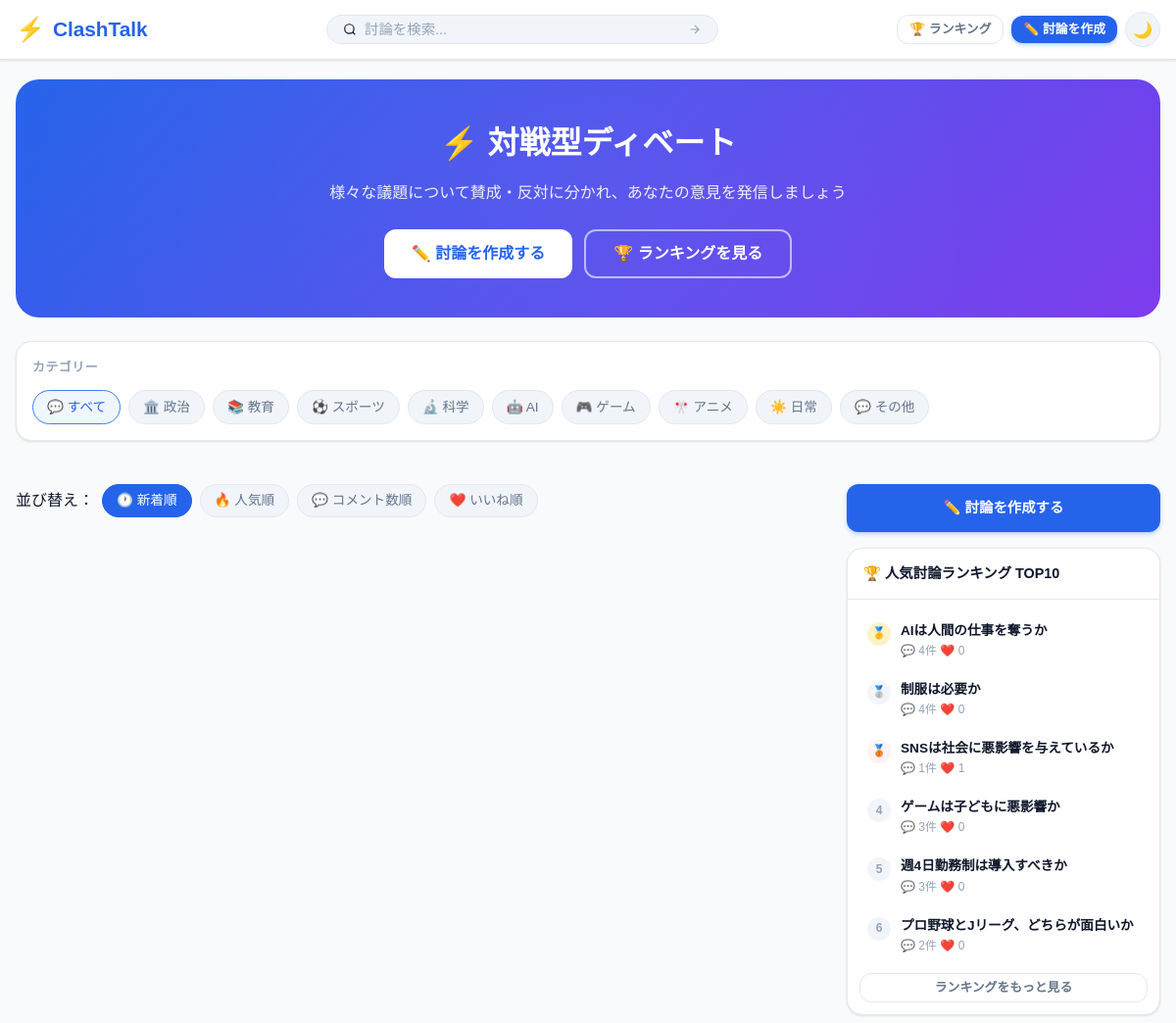
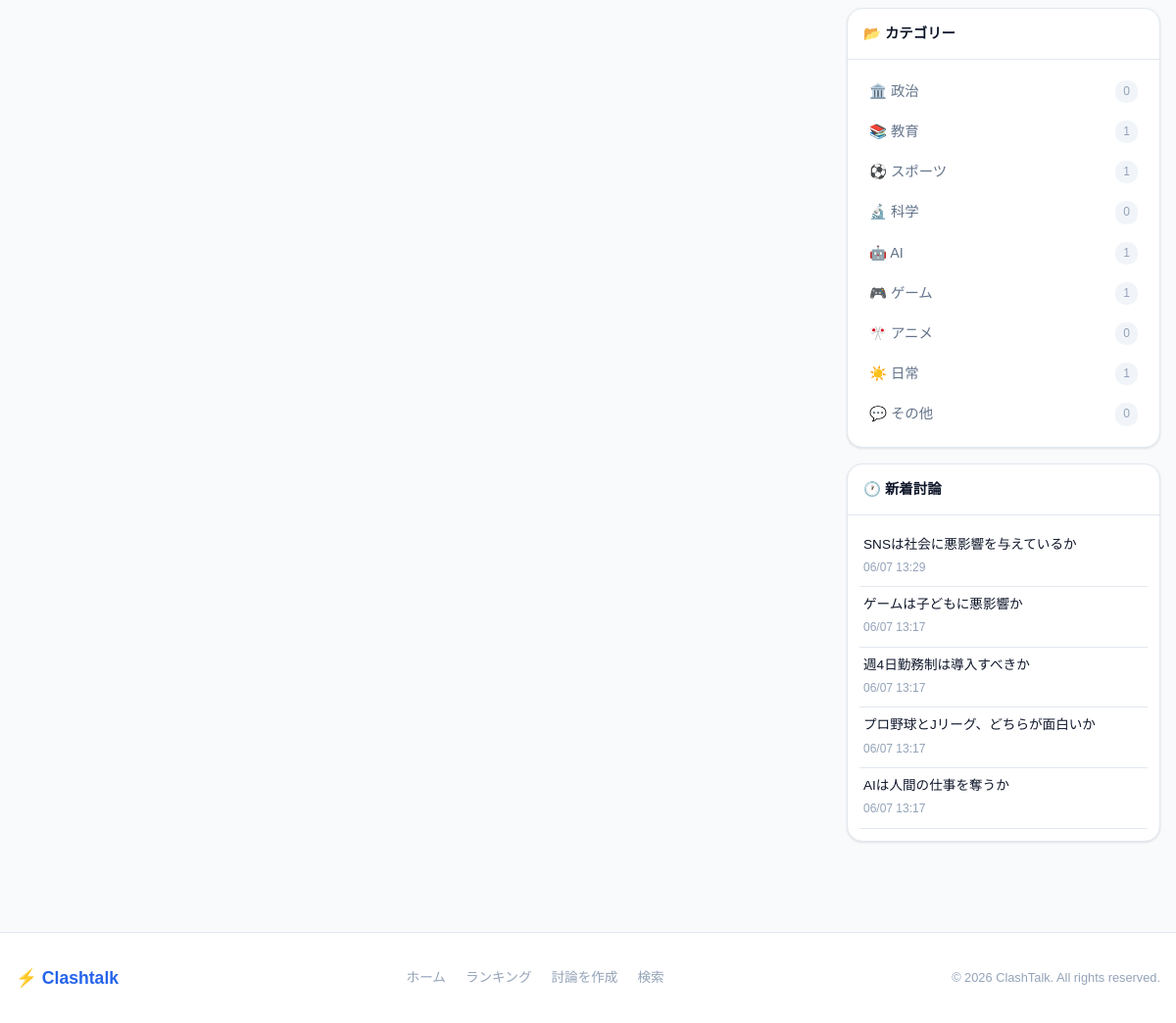
The page / on the database its author committed (2 pictures, top to bottom).
### debates/models.py (models this page shows, shortened)
class Category(models.Model):
    name = models.CharField('カテゴリー名', max_length=50, unique=True)
    slug = models.SlugField('スラッグ', max_length=50, unique=True)
    icon = models.CharField('アイコン（絵文字）', max_length=10, default='💬')
    description = models.TextField('説明', blank=True)
    order = models.PositiveIntegerField('表示順', default=0)
    created_at = models.DateTimeField('作成日時', auto_now_add=True)
    class Meta:
        verbose_name = 'カテゴリー'
        verbose_name_plural = 'カテゴリー'
        ordering = ['order', 'name']

class Debate(models.Model):
    title = models.CharField('タイトル', max_length=200)
    description = models.TextField('説明')
    category = models.ForeignKey(
        Category,
        on_delete=models.SET_NULL,
        null=True,
        blank=True,
        related_name='debates',
        verbose_name='カテゴリー'
    )
    pro_label = models.CharField('賛成側名称', max_length=50, default='賛成')
    con_label = models.CharField('反対側名称', max_length=50, default='反対')
    author = models.ForeignKey(
        User,
        on_delete=models.SET_NULL,
        null=True,
        blank=True,
        related_name='debates',
        verbose_name='作成者'
    )
    session_key = models.CharField('セッションキー', max_length=40, blank=True)
    author_name = models.CharField('投稿者名', max_length=50, default='匿名')
    created_at = models.DateTimeField('作成日時', auto_now_add=True)
    updated_at = models.DateTimeField('更新日時', auto_now=True)
    is_active = models.BooleanField('公開中', default=True)
    class Meta:
        verbose_name = '討論'
        verbose_name_plural = '討論'
        ordering = ['-created_at']
        indexes = [
            models.Index(fields=['-created_at']),
            models.Index(fields=['category']),
            models.Index(fields=['is_active']),
        ]
    @property
    def total_posts(self):
        return self.posts.filter(is_active=True).count()
    @property
    def total_likes(self):
        return Like.objects.filter(post__debate=self).count()
    @property
    def total_comments(self):
        return Comment.objects.filter(post__debate=self, is_active=True).count()

### debates/views.py (the view)
# urls.py: path('', views.home, name='home'),
def home(request):
    search_form = SearchForm(request.GET)
    query = request.GET.get('q', '').strip()
    category_slug = request.GET.get('category', '')
    sort = request.GET.get('sort', 'new')
    debates = Debate.objects.filter(is_active=True).select_related('category')
    selected_category = None
    if category_slug:
        try:
            selected_category = Category.objects.get(slug=category_slug)
            debates = debates.filter(category=selected_category)
        except Category.DoesNotExist:
            pass
    if query:
        debates = debates.filter(
            Q(title__icontains=query) |
            Q(description__icontains=query) |
            Q(category__name__icontains=query)
        )
    debates = apply_sort(debates, sort)
    paginator = Paginator(debates, 10)
    page_number = request.GET.get('page', 1)
    page_obj = paginator.get_page(page_number)
    latest_debates = Debate.objects.filter(is_active=True).select_related('category').order_by('-created_at')[:8]
    popular_debates = get_popular_debates(10)
    categories = Category.objects.all().order_by('order', 'name')
    context = {
        'page_obj': page_obj,
        'latest_debates': latest_debates,
        'popular_debates': popular_debates,
        'categories': categories,
        'selected_category': selected_category,
        'search_form': search_form,
        'query': query,
        'sort': sort,
    }
    return render(request, 'debates/home.html', context)

### debates/forms.py
class SearchForm(forms.Form):
    q = forms.CharField(
        required=False,
        widget=forms.TextInput(attrs={
            'class': 'search-input',
            'placeholder': '討論を検索...',
            'autocomplete': 'off',
        }),
        label='キーワード',
    )
    category = forms.CharField(
        required=False,
        widget=forms.HiddenInput(),
    )
    sort = forms.ChoiceField(
        required=False,
        choices=[
            ('new', '新着順'),
            ('popular', '人気順'),
            ('comments', 'コメント数順'),
            ('likes', 'いいね順'),
        ],
        initial='new',
        widget=forms.Select(attrs={'class': 'sort-select'}),
        label='並び替え',
    )

### debates/context_processors.py (called while the page is built)
def global_context(request):
    categories = Category.objects.all().order_by('order', 'name')
    return {
        'global_categories': categories,
    }

### debates/views.py (called while the page is built)
def get_popular_debates(limit=10):
    debates = list(Debate.objects.filter(is_active=True).select_related('category'))
    scored = []
    for d in debates:
        score = d.total_posts + d.total_likes * 2 + d.total_comments * 1.5
        scored.append((score, d))
    scored.sort(key=lambda x: x[0], reverse=True)
    return [d for _, d in scored[:limit]]

def apply_sort(debates, sort):
    if sort == 'popular':
        return debates.annotate(post_count=Count('posts')).order_by('-post_count', '-created_at')
    elif sort == 'comments':
        return debates.annotate(
            comment_count=Count('posts__comments')
        ).order_by('-comment_count', '-created_at')
    elif sort == 'likes':
        return debates.annotate(
            like_count=Count('posts__likes')
        ).order_by('-like_count', '-created_at')
    else:
        return debates.order_by('-created_at')

### templates/debates/home.html (shortened to what this page needs)
{% extends 'base.html' %}
{% load static %}
{% block content %}
<div style="padding: 20px 0;">
  {% if not query and not selected_category %}
  <div class="hero-section">
    <h1 class="hero-title">⚡ 対戦型ディベート</h1>
    <p class="hero-subtitle">様々な議題について賛成・反対に分かれ、あなたの意見を発信しましょう</p>
    <div class="hero-actions">
      <a href="{% url 'debates:create' %}" class="btn btn-white btn-lg">✏️ 討論を作成する</a>
      <a href="{% url 'debates:ranking' %}" class="btn btn-outline-white btn-lg">🏆 ランキングを見る</a>
    </div>
  </div>
  {% endif %}
  <div class="category-bar">
    <div class="category-bar-title">カテゴリー</div>
    <div class="category-chips">
      <a href="{% url 'debates:home' %}{% if sort != 'new' %}?sort={{ sort }}{% endif %}"
         class="category-chip {% if not selected_category %}active{% endif %}">
        💬 すべて
      </a>
      {% for cat in categories %}
      <a href="{% url 'debates:category' cat.slug %}"
         class="category-chip {% if selected_category.slug == cat.slug %}active{% endif %}">
        {{ cat.icon }} {{ cat.name }}
      </a>
      {% endfor %}
    </div>
  </div>
  <div class="home-layout">
    <div class="main-content">
      <div class="sort-bar">
        <span>並び替え：</span>
        {% with base_url=request.path %}
        <a href="?{% if query %}q={{ query }}&{% endif %}{% if selected_category %}category={{ selected_category.slug }}&{% endif %}sort=new"
           class="sort-btn {% if sort == 'new' %}active{% endif %}">🕐 新着順</a>
        <a href="?{% if query %}q={{ query }}&{% endif %}{% if selected_category %}category={{ selected_category.slug }}&{% endif %}sort=popular"
           class="sort-btn {% if sort == 'popular' %}active{% endif %}">🔥 人気順</a>
        <a href="?{% if query %}q={{ query }}&{% endif %}{% if selected_category %}category={{ selected_category.slug }}&{% endif %}sort=comments"
           class="sort-btn {% if sort == 'comments' %}active{% endif %}">💬 コメント数順</a>
        <a href="?{% if query %}q={{ query }}&{% endif %}{% if selected_category %}category={{ selected_category.slug }}&{% endif %}sort=likes"
           class="sort-btn {% if sort == 'likes' %}active{% endif %}">❤️ いいね順</a>
        {% endwith %}
      </div>
    </div>
    <aside class="sidebar">
      <a href="{% url 'debates:create' %}" class="btn btn-primary w-full" style="justify-content: center; padding: 14px;">
        ✏️ 討論を作成する
      </a>
      <div class="sidebar-card">
        <div class="sidebar-card-header">
          🏆 人気討論ランキング TOP10
        </div>
        <div class="sidebar-card-body">
          {% if popular_debates %}
          <ul class="ranking-list">
            {% for debate in popular_debates %}
            <li class="ranking-item">
              <div class="ranking-num {% if forloop.counter == 1 %}rank-1{% elif forloop.counter == 2 %}rank-2{% elif forloop.counter == 3 %}rank-3{% else %}rank-other{% endif %}">
                {% if forloop.counter == 1 %}🥇{% elif forloop.counter == 2 %}🥈{% elif forloop.counter == 3 %}🥉{% else %}{{ forloop.counter }}{% endif %}
              </div>
              <div style="flex: 1; min-width: 0;">
                <a href="{% url 'debates:detail' debate.pk %}" class="ranking-title" style="display: block; color: var(--text); text-decoration: none;">
                  {{ debate.title }}
                </a>
                <div class="ranking-meta">
                  💬 {{ debate.total_posts }}件 ❤️ {{ debate.total_likes }}
                </div>
              </div>
            </li>
            {% endfor %}
          </ul>
          <div style="text-align: center; margin-top: 8px;">
            <a href="{% url 'debates:ranking' %}" class="btn btn-ghost btn-sm w-full" style="justify-content: center;">
              ランキングをもっと見る
            </a>
          </div>
          {% else %}
          <p style="text-align: center; color: var(--text-muted); padding: 16px; font-size: 0.85rem;">
            まだ討論がありません
          </p>
          {% endif %}
        </div>
      </div>
      <div class="sidebar-card">
        <div class="sidebar-card-header">
          📂 カテゴリー
        </div>
        <div class="sidebar-card-body">
          <ul class="category-list">
            {% for cat in categories %}
            <li class="category-list-item">
              <a href="{% url 'debates:category' cat.slug %}">
                <span>{{ cat.icon }} {{ cat.name }}</span>
                <span class="cat-count">{{ cat.debates.count }}</span>
              </a>
            </li>
            {% endfor %}
          </ul>
        </div>
      </div>
      <div class="sidebar-card">
        <div class="sidebar-card-header">
          🕐 新着討論
        </div>
        <div class="sidebar-card-body">
          {% if latest_debates %}
          <ul style="list-style: none;">
            {% for debate in latest_debates|slice:":5" %}
            <li style="padding: 8px 4px; border-bottom: 1px solid var(--border);">
              <a href="{% url 'debates:detail' debate.pk %}"
                 style="font-size: 0.85rem; font-weight: 500; color: var(--text); text-decoration: none; display: block; line-height: 1.4;">
                {{ debate.title }}
              </a>
              <span style="font-size: 0.75rem; color: var(--text-muted);">{{ debate.created_at|date:"m/d H:i" }}</span>
            </li>
            {% endfor %}
          </ul>
          {% else %}
          <p style="text-align: center; color: var(--text-muted); padding: 16px; font-size: 0.85rem;">
            まだ討論がありません
          </p>
          {% endif %}
        </div>
      </div>
    </aside>
  </div>
</div>
{% endblock %}

### templates/base.html (shortened to what this page needs)
{% load static %}
<!DOCTYPE html>
<html lang="ja" data-theme="light">
<head>
  <link rel="stylesheet" href="{% static 'css/main.css' %}">
</head>
<body>
<nav class="navbar">
  <div class="navbar-inner">
    <a href="{% url 'debates:home' %}" class="navbar-brand">
      <span class="brand-icon">⚡</span>
      ClashTalk
    </a>
    <div class="navbar-search">
      <form class="search-bar" action="{% url 'debates:search' %}" method="get">
        <svg width="16" height="16" viewBox="0 0 24 24" fill="none" stroke="currentColor" stroke-width="2">
          <circle cx="11" cy="11" r="8"/><path d="m21 21-4.35-4.35"/>
        </svg>
        <input type="text" name="q" placeholder="討論を検索..." value="{{ request.GET.q|default:'' }}" autocomplete="off">
        <button type="submit" aria-label="検索">
          <svg width="14" height="14" viewBox="0 0 24 24" fill="none" stroke="currentColor" stroke-width="2">
            <path d="M5 12h14M12 5l7 7-7 7"/>
          </svg>
        </button>
      </form>
    </div>
    <div class="navbar-actions">
      <a href="{% url 'debates:ranking' %}" class="btn btn-ghost btn-sm" title="ランキング">
        🏆 ランキング
      </a>
      <a href="{% url 'debates:create' %}" class="btn btn-primary btn-sm">
        ✏️ 討論を作成
      </a>
      <button class="theme-toggle" id="theme-toggle" title="ダークモード切替" aria-label="テーマ切替">
      </button>
    </div>
  </div>
</nav>
<main>
  <div class="container">
    {% block content %}{% endblock %}
  </div>
</main>
<footer class="footer">
  <div class="footer-inner">
    <div class="footer-brand">⚡ Clashtalk</div>
    <nav class="footer-links">
      <a href="{% url 'debates:home' %}">ホーム</a>
      <a href="{% url 'debates:ranking' %}">ランキング</a>
      <a href="{% url 'debates:create' %}">討論を作成</a>
      <a href="{% url 'debates:search' %}">検索</a>
    </nav>
    <p class="footer-copy">&copy; 2026 ClashTalk. All rights reserved.</p>
  </div>
</footer>
</body>
</html>

### rows shown on the page
Category: icon "🏛️", name "政治", debates.count "0"
Category: icon "📚", name "教育", debates.count "1"
Category: icon "⚽", name "スポーツ", debates.count "1"
Category: icon "🔬", name "科学", debates.count "0"
Category: icon "🤖", name "AI", debates.count "1"
Category: icon "🎮", name "ゲーム", debates.count "1"
Category: icon "🎌", name "アニメ", debates.count "0"
Category: icon "☀️", name "日常", debates.count "1"
Category: icon "💬", name "その他", debates.count "0"
Debate: title "AIは人間の仕事を奪うか", total_posts "4", total_likes "0", created_at "06/07 13:17"
Debate: title "制服は必要か", total_posts "4", total_likes "0"
Debate: title "SNSは社会に悪影響を与えているか", total_posts "1", total_likes "1", created_at "06/07 13:29"
Debate: title "ゲームは子どもに悪影響か", total_posts "3", total_likes "0", created_at "06/07 13:17"
Debate: title "週4日勤務制は導入すべきか", total_posts "3", total_likes "0", created_at "06/07 13:17"
Debate: title "プロ野球とJリーグ、どちらが面白いか", total_posts "2", total_likes "0", created_at "06/07 13:17"
